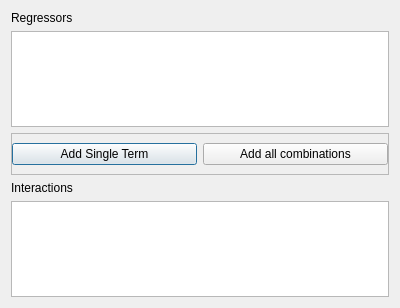
<?xml version="1.0" encoding="UTF-8"?>
<ui version="4.0">
 <class>InteractionsDiealog</class>
 <widget class="QDialog" name="InteractionsDiealog">
  <property name="geometry">
   <rect>
    <x>0</x>
    <y>0</y>
    <width>400</width>
    <height>308</height>
   </rect>
  </property>
  <property name="windowTitle">
   <string>Dialog</string>
  </property>
  <layout class="QVBoxLayout" name="verticalLayout">
   <item>
    <widget class="QLabel" name="label">
     <property name="text">
      <string>Regressors</string>
     </property>
    </widget>
   </item>
   <item>
    <widget class="QTableView" name="reg_view">
     <property name="selectionBehavior">
      <enum>QAbstractItemView::SelectRows</enum>
     </property>
     <attribute name="horizontalHeaderStretchLastSection">
      <bool>true</bool>
     </attribute>
    </widget>
   </item>
   <item>
    <widget class="QFrame" name="frame">
     <property name="frameShape">
      <enum>QFrame::StyledPanel</enum>
     </property>
     <property name="frameShadow">
      <enum>QFrame::Raised</enum>
     </property>
     <layout class="QHBoxLayout" name="horizontalLayout">
      <property name="leftMargin">
       <number>0</number>
      </property>
      <property name="rightMargin">
       <number>0</number>
      </property>
      <item>
       <widget class="QPushButton" name="add_single_button">
        <property name="text">
         <string>Add Single Term</string>
        </property>
       </widget>
      </item>
      <item>
       <widget class="QPushButton" name="add_all_button">
        <property name="text">
         <string>Add all combinations</string>
        </property>
       </widget>
      </item>
     </layout>
    </widget>
   </item>
   <item>
    <widget class="QLabel" name="label_2">
     <property name="text">
      <string>Interactions</string>
     </property>
    </widget>
   </item>
   <item>
    <widget class="QTableView" name="full_view">
     <property name="contextMenuPolicy">
      <enum>Qt::CustomContextMenu</enum>
     </property>
     <property name="selectionMode">
      <enum>QAbstractItemView::MultiSelection</enum>
     </property>
     <property name="selectionBehavior">
      <enum>QAbstractItemView::SelectRows</enum>
     </property>
     <attribute name="horizontalHeaderStretchLastSection">
      <bool>true</bool>
     </attribute>
    </widget>
   </item>
  </layout>
 </widget>
 <resources/>
 <connections/>
</ui>
